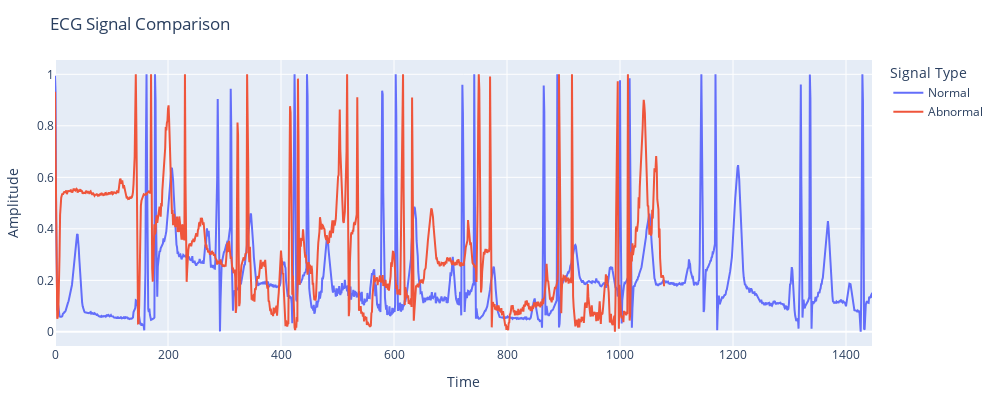

Write notebook code for a chart like this one.
### Markdown cell above
Seems like the normal and  abnormal signals overlap at smaller values, but the distribution at higher values is much bigger for the anbnormal signals

### Code cell
fig = go.Figure()

# Add trace for normal signal
fig.add_trace(go.Scatter(
    y=sample_normal,
    mode='lines',
    name='Normal'
))

# Add trace for abnormal signal
fig.add_trace(go.Scatter(
    y=sample_anomaly,
    mode='lines',
    name='Abnormal'
))

# Update the layout of the plot
fig.update_layout(
    title='ECG Signal Comparison',
    xaxis_title='Time',
    yaxis_title='Amplitude',
    legend_title='Signal Type',
    margin=dict(l=20, r=20, t=60, b=20),
    width=1000,
    height=400
)

# Show the plot
fig.show()

### Figure 1 — Plotly figure (JSON) as saved in the notebook; plotly's stock layout.template omitted (floating-point values rounded to 4 significant figures; data arrays with more than 128 entries replaced by an {"elided": "..."} marker saying what was removed)
{"data": [{"mode": "lines", "name": "Normal", "type": "scatter", "y": {"elided": "1447 float values"}}, {"mode": "lines", "name": "Abnormal", "type": "scatter", "y": {"elided": "1079 float values"}}], "layout": {"height": 400, "legend": {"title": {"text": "Signal Type"}}, "margin": {"b": 20, "l": 20, "r": 20, "t": 60}, "title": {"text": "ECG Signal Comparison"}, "width": 1000, "xaxis": {"title": {"text": "Time"}}, "yaxis": {"title": {"text": "Amplitude"}}}}
